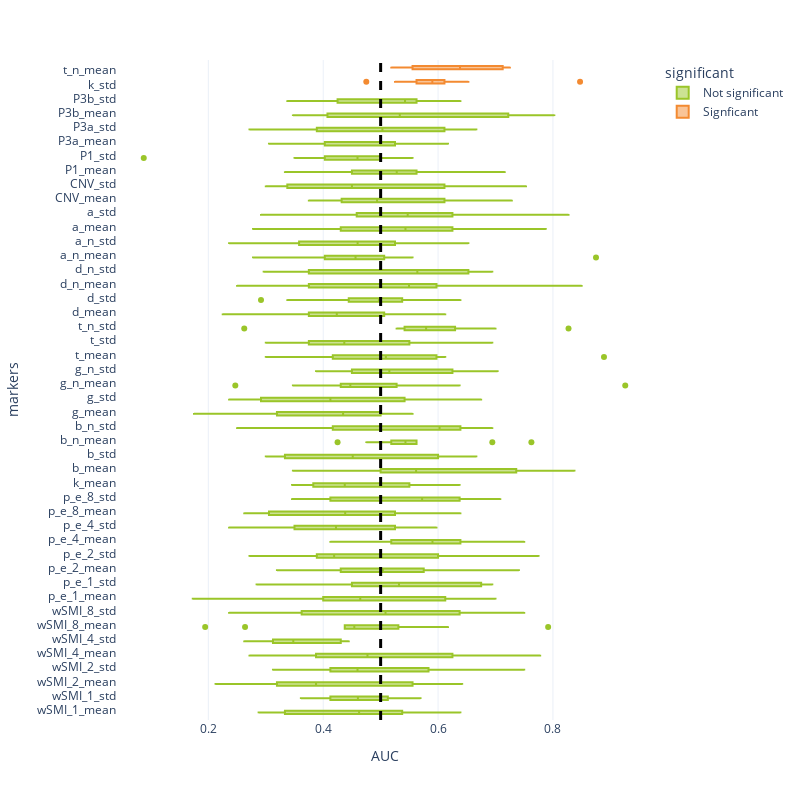

Notebook code for this chart:
### Code cell
fig = px.box(svc_mind, y="markers", x="AUC", color="significant", template = "plotly_white", color_discrete_sequence = [green, orange])
fig.add_vline(x=0.5, line_width=3, line_dash="dash", line_color="black")

fig.update_layout(
    autosize=False,
    width=800,
    height=800,
    yaxis = {
            'showticklabels': True,
            'tickmode': 'linear',
        }
)
fig.show()

### Figure 1 — Plotly figure (JSON) as saved in the notebook; plotly's stock layout.template omitted (floating-point values rounded to 4 significant figures; data arrays with more than 128 entries replaced by an {"elided": "..."} marker saying what was removed)
{"data": [{"alignmentgroup": "True", "hovertemplate": "significant=Not significant<br>AUC=%{x}<br>markers=%{y}<extra></extra>", "legendgroup": "Not significant", "marker": {"color": "#9AC529"}, "name": "Not significant", "notched": false, "offsetgroup": "Not significant", "orientation": "h", "showlegend": true, "type": "box", "x": {"elided": "440 float values"}, "x0": " ", "xaxis": "x", "y": {"elided": "440 str values"}, "y0": " ", "yaxis": "y"}, {"alignmentgroup": "True", "hovertemplate": "significant=Signficant<br>AUC=%{x}<br>markers=%{y}<extra></extra>", "legendgroup": "Signficant", "marker": {"color": "#F38A31"}, "name": "Signficant", "notched": false, "offsetgroup": "Signficant", "orientation": "h", "showlegend": true, "type": "box", "x": [0.475, 0.5625, 0.5875, 0.525, 0.5802, 0.5926, 0.5972, 0.6111, 0.8472, 0.6528, 0.7125, 0.7125, 0.725, 0.6375, 0.5309, 0.5185, 0.6389, 0.6389, 0.6111, 0.5556], "x0": " ", "xaxis": "x", "y": ["k_std", "k_std", "k_std", "k_std", "k_std", "k_std", "k_std", "k_std", "k_std", "k_std", "t_n_mean", "t_n_mean", "t_n_mean", "t_n_mean", "t_n_mean", "t_n_mean", "t_n_mean", "t_n_mean", "t_n_mean", "t_n_mean"], "y0": " ", "yaxis": "y"}], "layout": {"autosize": false, "boxmode": "group", "height": 800, "legend": {"title": {"text": "significant"}, "tracegroupgap": 0}, "margin": {"t": 60}, "shapes": [{"line": {"color": "black", "dash": "dash", "width": 3}, "type": "line", "x0": 0.5, "x1": 0.5, "xref": "x", "y0": 0, "y1": 1, "yref": "y domain"}], "width": 800, "xaxis": {"anchor": "y", "autorange": true, "domain": [0, 1], "range": [0.04092, 0.9725], "title": {"text": "AUC"}, "type": "linear"}, "yaxis": {"anchor": "x", "autorange": true, "domain": [0, 1], "range": [-0.711, 45.71], "showticklabels": true, "tickmode": "linear", "title": {"text": "markers"}, "type": "category"}}}
